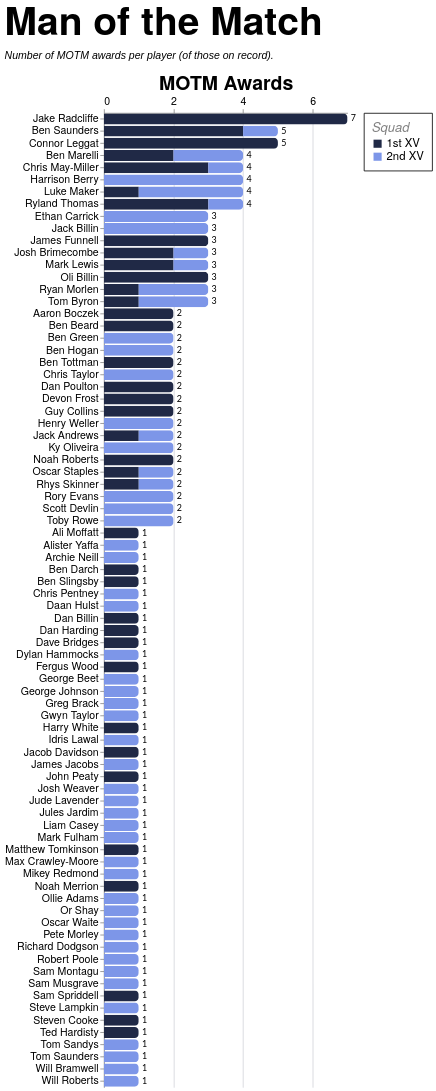

The Vega-Lite source for this figure:
### Vega-Lite specification from a JSON file in a GitHub repository (floating-point values rounded to 4 significant figures; data arrays with more than 128 entries replaced by an {"elided": "..."} marker saying what was removed)
{"config": {"axis": {"labelFont": "PT Sans Narrow, Helvetica Neue, Helvetica, Arial, sans-serif", "titleFont": "PT Sans Narrow, Helvetica Neue, Helvetica, Arial, sans-serif", "labelFontSize": 13, "titleFontSize": 24, "gridColor": "#202947", "gridOpacity": 0.2, "zindex": 1}, "text": {"font": "Lato, sans-serif"}, "bar": {"cornerRadiusEnd": 5}, "header": {"labelFont": "PT Sans Narrow, Helvetica Neue, Helvetica, Arial, sans-serif", "titleFont": "PT Sans Narrow, Helvetica Neue, Helvetica, Arial, sans-serif", "labelFontSize": 24, "titleFontSize": 28, "labelFontWeight": "bold", "orient": "left"}, "legend": {"labelFont": "PT Sans Narrow, Helvetica Neue, Helvetica, Arial, sans-serif", "titleFont": "PT Sans Narrow, Helvetica Neue, Helvetica, Arial, sans-serif", "labelFontSize": 14, "titleFontSize": 16, "titlePadding": 5, "fillColor": "white", "strokeColor": "black", "padding": 10, "titleFontWeight": "lighter", "titleFontStyle": "italic", "titleColor": "gray", "offset": 10}, "title": {"font": "PT Sans Narrow, Helvetica Neue, Helvetica, Arial, sans-serif", "fontSize": 48, "fontWeight": "bold", "anchor": "start", "align": "center", "titlePadding": 20, "subtitlePadding": 10, "subtitleFontSize": 13, "subtitleColor": "", "subtitleFontStyle": "italic", "offset": 15, "color": "black"}, "axisX": {"labelAngle": 0}, "facet": {"title": null, "header": null, "align": {"row": "each", "column": "each"}, "spacing": 10}, "resolve": {"scale": {"y": "independent", "facet": "independent"}}, "background": "transparent", "scale": {"offsetBandPaddingOuter": 0.2, "offsetBandPaddingInner": 0.1}, "view": {"stroke": null, "background": "transparent"}}, "layer": [{"mark": {"type": "bar"}, "encoding": {"color": {"field": "squad", "legend": {"labelExpr": "datum.value + ' XV'", "offset": 20, "orient": "right", "title": "Squad"}, "scale": {"domain": ["1st", "2nd"], "range": ["#202946", "#7d96e8"]}, "sort": ["1st", "2nd"], "type": "nominal"}, "tooltip": [{"field": "player", "title": "Player", "type": "nominal"}, {"field": "squad", "title": "Squad", "type": "nominal"}, {"field": "position", "title": "Position", "type": "nominal"}, {"field": "unit", "title": "Unit", "type": "nominal"}, {"aggregate": "sum", "field": "motm_awards", "title": "MOTM Awards", "type": "quantitative"}, {"aggregate": "max", "field": "player_total", "title": "Total", "type": "quantitative"}], "x": {"aggregate": "sum", "axis": {"orient": "top", "title": "MOTM Awards"}, "field": "motm_awards", "type": "quantitative"}, "y": {"field": "player", "sort": {"field": "player_total", "op": "max", "order": "descending"}, "title": null, "type": "nominal"}}}, {"mark": {"type": "text", "align": "left", "baseline": "middle", "color": "black", "dx": 4, "fontSize": 11}, "encoding": {"text": {"field": "total_awards", "format": ".0f", "type": "quantitative"}, "x": {"axis": {"format": ".0f", "orient": "top", "tickCount": 3, "title": "MOTM Awards"}, "field": "total_awards", "type": "quantitative"}, "y": {"field": "player", "sort": {"field": "player_total", "op": "max", "order": "descending"}, "title": null, "type": "nominal"}}, "transform": [{"aggregate": [{"op": "sum", "field": "motm_awards", "as": "total_awards"}, {"op": "max", "field": "player_total", "as": "player_total"}], "groupby": ["player"]}]}], "data": {"name": "data-2fb369626acc298ad686d8e17bae34eb"}, "height": {"step": 15}, "params": [{"name": "seasonParam", "value": []}, {"name": "gameTypesParam", "value": []}, {"name": "squadParam", "value": "All"}], "title": {"text": "Man of the Match", "subtitle": "Number of MOTM awards per player (of those on record)."}, "transform": [{"filter": "length(seasonParam) === 0 || indexof(seasonParam, datum.season) >= 0"}, {"filter": "length(gameTypesParam) === 0 || indexof(gameTypesParam, datum.game_type) >= 0"}, {"filter": "squadParam === \"All\" || datum.squad === squadParam"}, {"joinaggregate": [{"op": "sum", "field": "motm_awards", "as": "player_total"}], "groupby": ["player"]}, {"filter": "datum.player_total > 0"}], "width": 300, "$schema": "https://vega.github.io/schema/vega-lite/v5.20.1.json", "datasets": {"data-2fb369626acc298ad686d8e17bae34eb": {"elided": "130 records"}}}
